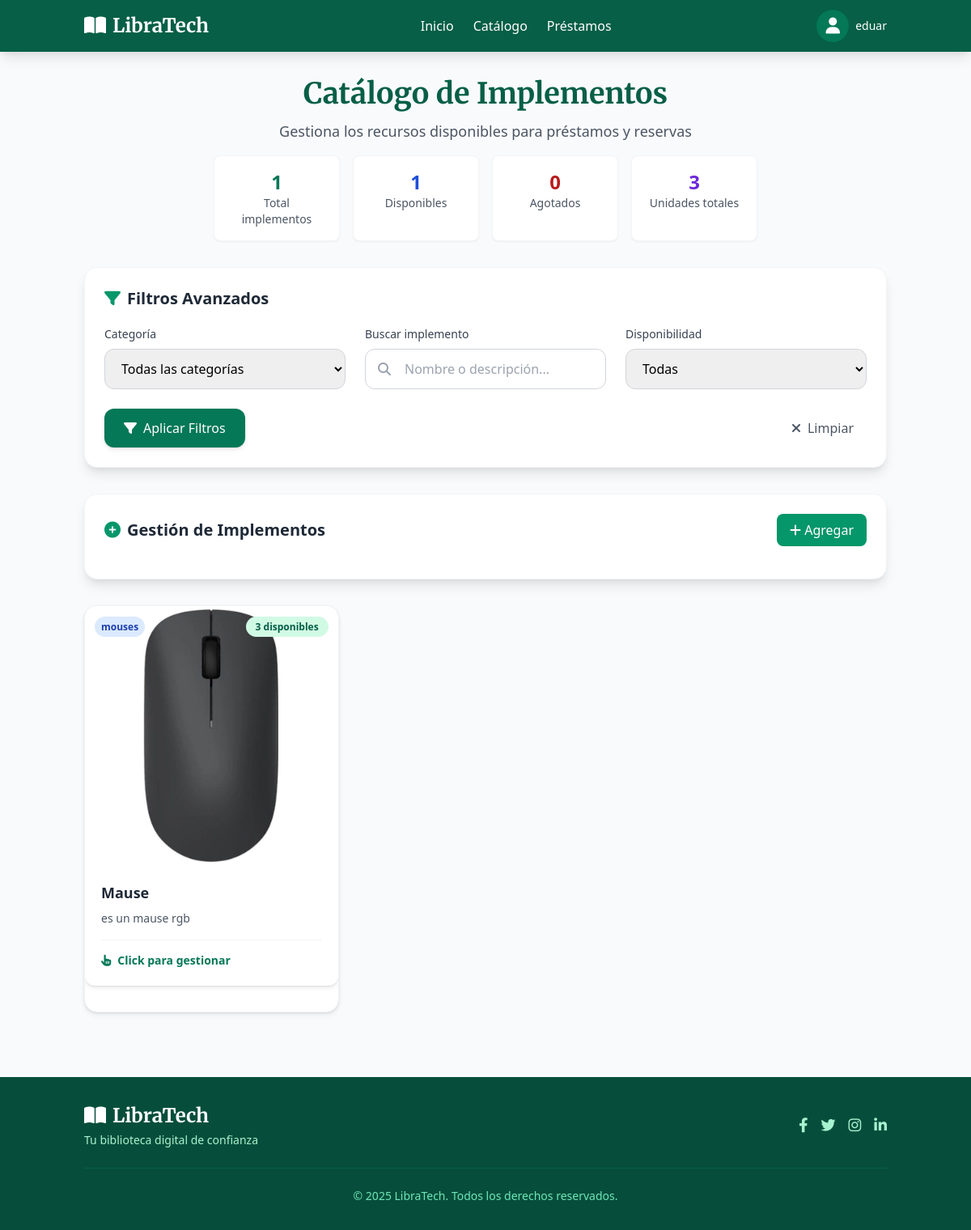
Before: /catalogo/catalogo (signed in) with the older database file.
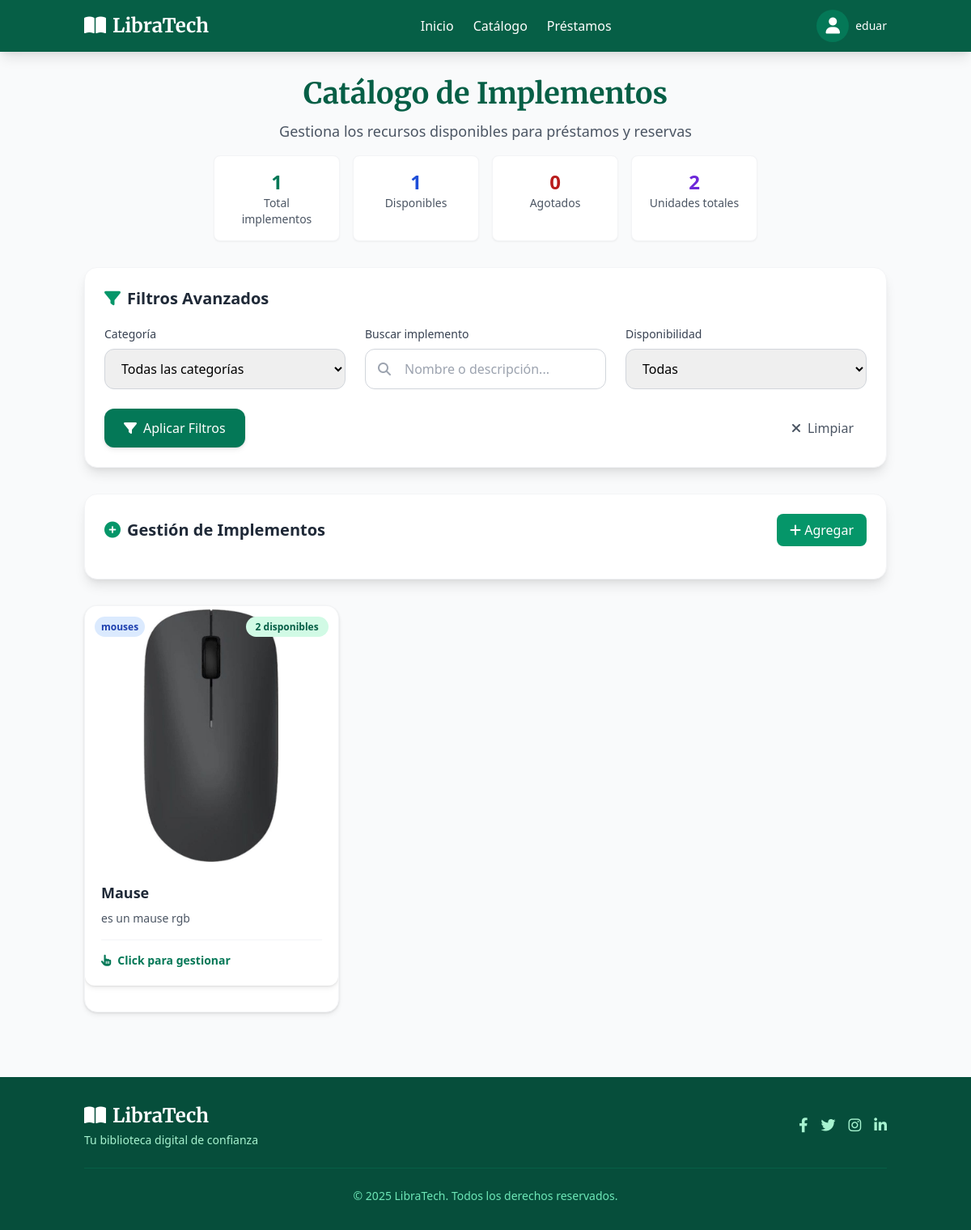
After: the same page with the newer database file.
### tables this page shows
CREATE TABLE catalogo (
                id INTEGER PRIMARY KEY AUTOINCREMENT,
                implemento TEXT NOT NULL,
                descripcion TEXT NOT NULL,
                disponibilidad INTEGER NOT NULL,
                imagen_url TEXT,
                categoria TEXT,
                created_at TIMESTAMP DEFAULT CURRENT_TIMESTAMP
            );

### routes/catalogo.py (the view, shortened to what this page needs)
@catalogo_bp.route('/catalogo', methods=['GET', 'POST'])
@login_required
def catalogo():
    conn = get_db_connection()
    catalogo_items = conn.execute('SELECT * FROM catalogo ORDER BY implemento').fetchall()
    conn.close()
    return render_template('views/catalogo.html', catalogo=catalogo_items)

### app.py (called while the page is built)
@app.context_processor
def inject_user():
    return dict(
        current_user={
            'id': session.get('user_id'),
            'nombre': session.get('user_nombre'),
            'email': session.get('user_email'),
            'is_authenticated': 'user_id' in session
        }
    )

### routes/login.py (called while the page is built)
def login_required(view):
    from functools import wraps
    @wraps(view)
    def wrapped_view(*args, **kwargs):
        if 'user_id' not in session:
            flash('Por favor, inicie sesión para acceder a esta página', 'error')
            return redirect(url_for('login.login'))
        return view(*args, **kwargs)
    return wrapped_view

### utils/db.py (called while the page is built)
def get_db_connection():
    conn = sqlite3.connect('models/database.db')
    conn.row_factory = sqlite3.Row
    return conn

### templates/views/catalogo.html (shortened to what this page needs)
{% extends "base.html" %}
{% block content %}
<main class="container mx-auto px-4 py-8">
    <div class="text-center mb-8">
        <h1 class="text-4xl font-serif font-bold text-green-800 mb-3">Catálogo de Implementos</h1>
        <p class="text-gray-600 text-lg mb-4">Gestiona los recursos disponibles para préstamos y reservas</p>
        <div class="grid grid-cols-2 md:grid-cols-4 gap-4 max-w-2xl mx-auto">
            <div class="bg-white p-4 rounded-lg shadow-sm border border-gray-100">
                <div class="text-2xl font-bold text-green-700">{{ catalogo|length }}</div>
                <div class="text-sm text-gray-600">Total implementos</div>
            </div>
            <div class="bg-white p-4 rounded-lg shadow-sm border border-gray-100">
                <div class="text-2xl font-bold text-blue-700">
                    {{ catalogo|selectattr('disponibilidad', 'gt', 0)|list|length }}
                </div>
                <div class="text-sm text-gray-600">Disponibles</div>
            </div>
            <div class="bg-white p-4 rounded-lg shadow-sm border border-gray-100">
                <div class="text-2xl font-bold text-red-700">
                    {{ catalogo|selectattr('disponibilidad', 'eq', 0)|list|length }}
                </div>
                <div class="text-sm text-gray-600">Agotados</div>
            </div>
            <div class="bg-white p-4 rounded-lg shadow-sm border border-gray-100">
                <div class="text-2xl font-bold text-purple-700">
                    {{ catalogo|map(attribute='disponibilidad')|sum }}
                </div>
                <div class="text-sm text-gray-600">Unidades totales</div>
            </div>
        </div>
    </div>
    <form action="{{ url_for('catalogo.filtrar_catalogo') }}" method="get"
          class="bg-white p-6 rounded-2xl shadow-lg mb-8 border border-gray-100">
        <h2 class="text-xl font-bold text-gray-800 mb-5 flex items-center">
            <i class="fas fa-filter mr-2 text-green-600"></i> Filtros Avanzados
        </h2>
        <div class="grid grid-cols-1 md:grid-cols-3 gap-6">
            <div>
                <label class="block text-sm font-medium text-gray-700 mb-2">Categoría</label>
                <select name="categoria"
                        class="w-full px-4 py-3 border border-gray-300 rounded-xl focus:ring-2 focus:ring-green-600 focus:border-transparent transition">
                    <option value="">Todas las categorías</option>
                </select>
            </div>
            <div>
                <label class="block text-sm font-medium text-gray-700 mb-2">Buscar implemento</label>
                <div class="relative">
                    <i class="fas fa-search absolute left-4 top-1/2 transform -translate-y-1/2 text-gray-400"></i>
                    <input type="text" name="filtro" value="{{ request.args.get('filtro', '') }}"
                           placeholder="Nombre o descripción..."
                           class="w-full px-4 py-3 pl-12 border border-gray-300 rounded-xl focus:ring-2 focus:ring-green-600 focus:border-transparent transition">
                </div>
            </div>
            <div>
                <label class="block text-sm font-medium text-gray-700 mb-2">Disponibilidad</label>
                <select name="disponibilidad"
                        class="w-full px-4 py-3 border border-gray-300 rounded-xl focus:ring-2 focus:ring-green-600 focus:border-transparent transition">
                    <option value="">Todas</option>
                </select>
            </div>
        </div>
        <div class="flex justify-between items-center mt-6">
            <button type="submit"
                    class="px-6 py-3 bg-green-700 text-white rounded-xl hover:bg-green-600 transition flex items-center shadow-md hover:shadow-lg">
                <i class="fas fa-filter mr-2"></i> Aplicar Filtros
            </button>
            <a href="{{ url_for('catalogo.catalogo') }}"
               class="px-4 py-2 text-gray-600 hover:text-gray-800 transition flex items-center">
                <i class="fas fa-times mr-2"></i> Limpiar
            </a>
        </div>
    </form>
    {% if session.get('rol') == 'admin' %}
    <div class="bg-white p-6 rounded-2xl shadow-lg mb-8 border border-gray-100" x-data="{ open: false }">
        <div class="flex justify-between items-center mb-4">
            <h2 class="text-xl font-bold text-gray-800 flex items-center">
                <i class="fas fa-plus-circle mr-2 text-green-600"></i> Gestión de Implementos
            </h2>
            <button @click="open = !open"
                    class="px-4 py-2 bg-green-600 text-white rounded-lg hover:bg-green-700 transition">
                <i class="fas" :class="open ? 'fa-minus' : 'fa-plus'"></i>
                <span x-show="!open">Agregar</span>
            </button>
        </div>
    </div>
    {% endif %}
    <div class="grid grid-cols-1 md:grid-cols-2 lg:grid-cols-3 xl:grid-cols-4 gap-6">
        {% for item in catalogo %}
        <div x-data="{ open: false, action: '', loading: false }" class="group">
            <div class="bg-white rounded-2xl shadow-md hover:shadow-xl transition cursor-pointer overflow-hidden h-full flex flex-col border border-gray-100 group-hover:border-green-200"
                 @click="if(!loading) { open = true; action = '' }">
        <div class="bg-white rounded-xl shadow-md overflow-hidden image-container mb-8">
            <div class="h-64 md:h-80 relative flex items-center justify-center overflow-hidden">
                <img
                    src="{{ url_for('static', filename=(('uploads/' + item.imagen_url) if item.imagen_url else 'img/default.jpg')) }}"
                    alt="{{ item.implemento }}"
                    class="w-full h-full object-cover object-center"
                    onerror="this.src='https://via.placeholder.com/400x300/eff6ff/0ea5e9?text=Imagen+No+Disponible'"
                >
                    <div class="absolute top-3 right-3">
                        <span class="px-3 py-1 rounded-full text-xs font-semibold
                            {% if item['disponibilidad'] > 0 %}
                                bg-green-100 text-green-800
                            {% else %}
                                bg-red-100 text-red-800
                            {% endif %}">
                            {% if item['disponibilidad'] > 0 %}
                                {{ item['disponibilidad'] }} disponible{% if item['disponibilidad'] > 1 %}s{% endif %}
                            {% else %}
                                Agotado
                            {% endif %}
                        </span>
                    </div>
                    <div class="absolute top-3 left-3">
                        <span class="px-2 py-1 rounded-full text-xs font-semibold bg-blue-100 text-blue-800">
                            {{ item['categoria'] }}
                        </span>
                    </div>
                </div>
                <div class="p-5 flex-1 flex flex-col">
                    <h3 class="font-bold text-lg mb-2 text-gray-800 line-clamp-1">{{ item['implemento'] }}</h3>
                    <p class="text-gray-600 text-sm mb-4 flex-1 line-clamp-2">{{ item['descripcion'] }}</p>
                    <div class="mt-auto pt-3 border-t border-gray-100">
                        <span class="inline-flex items-center text-sm text-green-700 font-semibold">
                            <i class="fas fa-hand-pointer mr-2"></i>Click para gestionar
                        </span>
                    </div>
                </div>
            </div>
        </div>
        {% endfor %}
    </div>
</main>
{% endblock %}

### templates/base.html (shortened to what this page needs)
<!DOCTYPE html>
<html lang="es">
<head>
    <link href="https://cdn.jsdelivr.net/npm/tailwindcss@2.2.19/dist/tailwind.min.css" rel="stylesheet">
    <link rel="stylesheet" href="{{url_for('static', filename='styles.css')}}">
    <link rel="stylesheet" href="https://cdnjs.cloudflare.com/ajax/libs/font-awesome/6.4.0/css/all.min.css">
</head>
<body class="font-sans bg-gray-50" >
    <header class="bg-green-800 text-white shadow-lg">
        <nav class="container mx-auto px-4 py-3 flex justify-between items-center">
            <div class="flex items-center">
                <div class="text-2xl font-bold font-serif mr-2">
                    <i class="fas fa-book-open mr-2"></i><a href="/">LibraTech</a>
                </div>
            </div>
            <div class="hidden md:flex space-x-6">
                <a href="/" class="hover:text-green-200 transition duration-300">Inicio</a>
                <a href="{{url_for('catalogo.catalogo')}}" class="hover:text-green-200 transition duration-300">Catálogo</a>
                <a href="{{url_for('prestamos.prestamos')}}" class="hover:text-green-200 transition duration-300">Préstamos</a>
            </div>
            <div class="relative">
                <button id="profileBtn" class="flex items-center focus:outline-none">
                    <div class="w-10 h-10 rounded-full bg-green-700 flex items-center justify-center">
                        <i class="fas fa-user text-xl"></i>
                    </div>
                    {% if current_user.is_authenticated %}
                    <span class="ml-2 text-sm hidden md:block">{{ current_user.nombre }}</span>
                    {% endif %}
                </button>
            </div>
        </nav>
    </header>
    {% block content %}
    {% endblock %}
    <footer class="bg-green-900 text-white py-8 mt-12">
        <div class="container mx-auto px-4">
            <div class="flex flex-col md:flex-row justify-between items-center">
                <div class="mb-4 md:mb-0">
                    <div class="text-2xl font-bold font-serif">
                        <i class="fas fa-book-open mr-2"></i>LibraTech
                    </div>
                    <p class="text-green-200 text-sm mt-1">Tu biblioteca digital de confianza</p>
                </div>
                <div class="flex space-x-4">
                    <a href="#" class="text-green-200 hover:text-white transition duration-300">
                        <i class="fab fa-facebook-f text-lg"></i>
                    </a>
                    <a href="#" class="text-green-200 hover:text-white transition duration-300">
                        <i class="fab fa-twitter text-lg"></i>
                    </a>
                    <a href="#" class="text-green-200 hover:text-white transition duration-300">
                        <i class="fab fa-instagram text-lg"></i>
                    </a>
                    <a href="#" class="text-green-200 hover:text-white transition duration-300">
                        <i class="fab fa-linkedin-in text-lg"></i>
                    </a>
                </div>
            </div>
            <div class="border-t border-green-800 mt-6 pt-6 text-sm text-center text-green-300">
                <p>© 2025 LibraTech. Todos los derechos reservados.</p>
            </div>
        </div>
    </footer>
</body>
</html>

### static/styles.css (style rules this page uses)
body { font-family: 'Open Sans', sans-serif; }
.font-serif { font-family: 'Merriweather', serif; }
a, button { transition: all 0.3s ease; }
.shadow-md { box-shadow: 0 4px 6px rgba(0, 0, 0, 0.05), 0 1px 3px rgba(0, 0, 0, 0.1); }
.shadow-lg { box-shadow: 0 10px 15px -3px rgba(0, 0, 0, 0.1), 0 4px 6px -2px rgba(0, 0, 0, 0.05); }
.bg-white { animation: fadeIn 0.5s ease-out; }
.image-container { transition: transform 0.3s ease, box-shadow 0.3s ease; }

Changed rows visible on the page:
changed catalogo "Mause": disponibilidad "3" → "2"
Other visible differences:
{{ catalogo|map(attribute='disponibilidad')|sum }}: "3" → "2"
